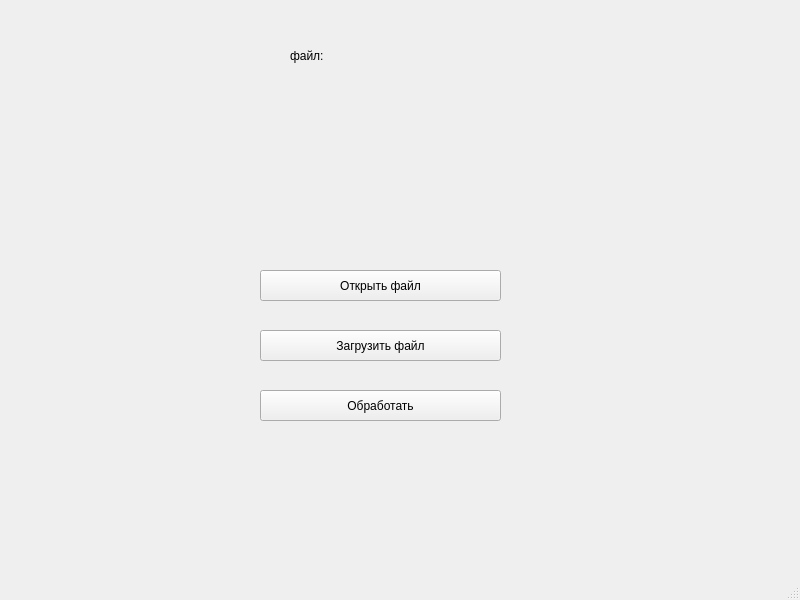
<?xml version="1.0" encoding="UTF-8"?>
<ui version="4.0">
 <class>MainWindow</class>
 <widget class="QMainWindow" name="MainWindow">
  <property name="geometry">
   <rect>
    <x>0</x>
    <y>0</y>
    <width>800</width>
    <height>600</height>
   </rect>
  </property>
  <property name="windowTitle">
   <string>MainWindow</string>
  </property>
  <widget class="QWidget" name="centralwidget">
   <widget class="QPushButton" name="pushButton">
    <property name="geometry">
     <rect>
      <x>260</x>
      <y>270</y>
      <width>241</width>
      <height>31</height>
     </rect>
    </property>
    <property name="text">
     <string>Открыть файл</string>
    </property>
   </widget>
   <widget class="QPushButton" name="pushButton_2">
    <property name="geometry">
     <rect>
      <x>260</x>
      <y>330</y>
      <width>241</width>
      <height>31</height>
     </rect>
    </property>
    <property name="text">
     <string>Загрузить файл</string>
    </property>
   </widget>
   <widget class="QPushButton" name="pushButton_3">
    <property name="geometry">
     <rect>
      <x>260</x>
      <y>390</y>
      <width>241</width>
      <height>31</height>
     </rect>
    </property>
    <property name="text">
     <string>Обработать</string>
    </property>
   </widget>
   <widget class="QLabel" name="label">
    <property name="geometry">
     <rect>
      <x>290</x>
      <y>40</y>
      <width>161</width>
      <height>31</height>
     </rect>
    </property>
    <property name="text">
     <string>файл:</string>
    </property>
   </widget>
  </widget>
  <widget class="QMenuBar" name="menubar">
   <property name="geometry">
    <rect>
     <x>0</x>
     <y>0</y>
     <width>800</width>
     <height>22</height>
    </rect>
   </property>
  </widget>
  <widget class="QStatusBar" name="statusbar"/>
 </widget>
 <resources/>
 <connections/>
</ui>
